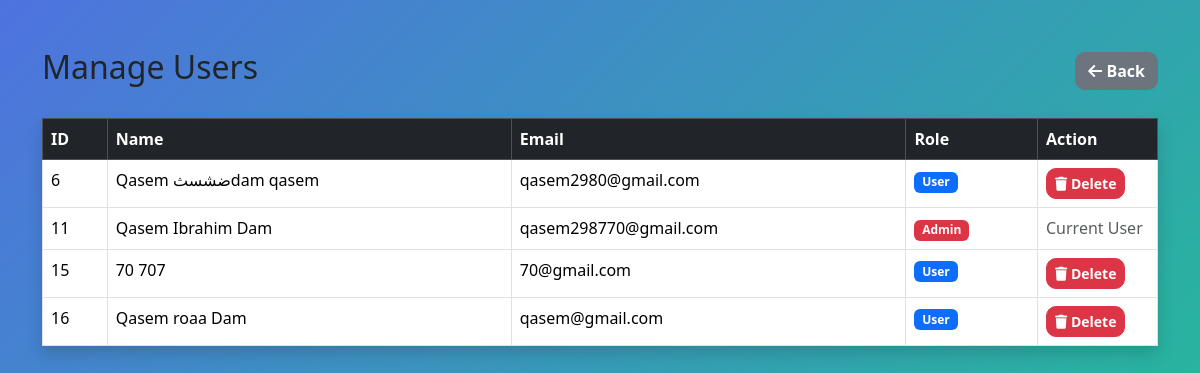
Screenshot of /admin/users.php (signed in) with the database file from the repository.
### tables this page shows
CREATE TABLE `users` (
  `id` int(11) NOT NULL,
  `first_name` varchar(50) NOT NULL,
  `last_name` varchar(50) NOT NULL,
  `email` varchar(100) NOT NULL,
  `password` varchar(255) NOT NULL,
  `is_admin` tinyint(1) DEFAULT 0,
  `created_at` timestamp NOT NULL DEFAULT current_timestamp()
);

### classes/User.php (called while the page is built, shortened)
<?php
class User
{
    private $conn;
    public function __construct($db)
    {
        $this->conn = $db;
    }
public function getAllUsers(){
    $query = "SELECT * FROM users ORDER BY id ASC";
    $stmt = $this->conn->prepare($query);
    $stmt->execute();
    return $stmt->fetchAll(PDO::FETCH_ASSOC);
}
}

### admin/users.php (the view, shortened to what this page needs)
<?php
require_once "../classes/User.php";
$db = new Database();
$conn = $db->connect();
$user = new User($conn);
$users = $user->getAllUsers();
?>
<!DOCTYPE html>
<html lang="en">
<head>
    <link href="https://cdn.jsdelivr.net/npm/bootstrap@5.3.3/dist/css/bootstrap.min.css" rel="stylesheet">
    <link rel="stylesheet" href="../assets/style.css">
    <link rel="stylesheet" href="https://cdnjs.cloudflare.com/ajax/libs/font-awesome/6.5.2/css/all.min.css">
</head>
<body>
<div class="container mt-5">
    <div class="d-flex justify-content-between align-items-center mb-4">
        <h2>Manage Users</h2>
        <a href="dashboard.php" class="btn btn-secondary">
            <i class="fas fa-arrow-left"></i>
            Back
        </a>
    </div>
    <table class="table table-bordered table-hover shadow">
        <thead class="table-dark">
            <tr>
                <th>ID</th>
                <th>Name</th>
                <th>Email</th>
                <th>Role</th>
                <th width="120">Action</th>
            </tr>
        </thead>
        <tbody>
        <?php if(count($users) > 0): ?>
            <?php foreach($users as $u): ?>
                <tr>
                    <td><?= $u["id"] ?></td>
                    <td>
                        <?= htmlspecialchars($u["first_name"]) ?>
                        <?= htmlspecialchars($u["last_name"]) ?>
                    </td>
                    <td>
                        <?= htmlspecialchars($u["email"]) ?>
                    </td>
                    <td>
                        <?php if($u["is_admin"] == 1): ?>
                            <span class="badge bg-danger">
                                Admin
                            </span>
                        <?php else: ?>
                            <span class="badge bg-primary">
                                User
                            </span>
                        <?php endif; ?>
                    </td>
                    <td>
                        <?php if($u["id"] != $_SESSION["id"]): ?>
                            <a
                                href="users.php?delete=<?= $u["id"] ?>"
                                class="btn btn-danger btn-sm"
                                onclick="return confirm('Delete this user?')">
                                <i class="fas fa-trash"></i>
                                Delete
                            </a>
                        <?php else: ?>
                            <span class="text-muted">
                                Current User
                            </span>
                        <?php endif; ?>
                    </td>
                </tr>
            <?php endforeach; ?>
        <?php endif; ?>
        </tbody>
    </table>
</div>
</body>
</html>

### assets/style.css (style rules this page uses)
body { background: linear-gradient(135deg,#4e73df,#1cc88a); min-height:100vh; }
.btn { border-radius:10px; font-weight:bold; }
a { text-decoration:none; }

### rows the page displays
users: id "6", first_name "Qasem ضشسثdam", last_name "qasem", email "qasem2980@gmail.com", is_admin "User"
users: id "11", first_name "Qasem Ibrahim", last_name "Dam", email "qasem298770@gmail.com", is_admin "Admin", shows "Current User"
users: id "15", first_name "70", last_name "707", email "70@gmail.com", is_admin "User"
users: id "16", first_name "Qasem roaa", last_name "Dam", email "qasem@gmail.com", is_admin "User"
